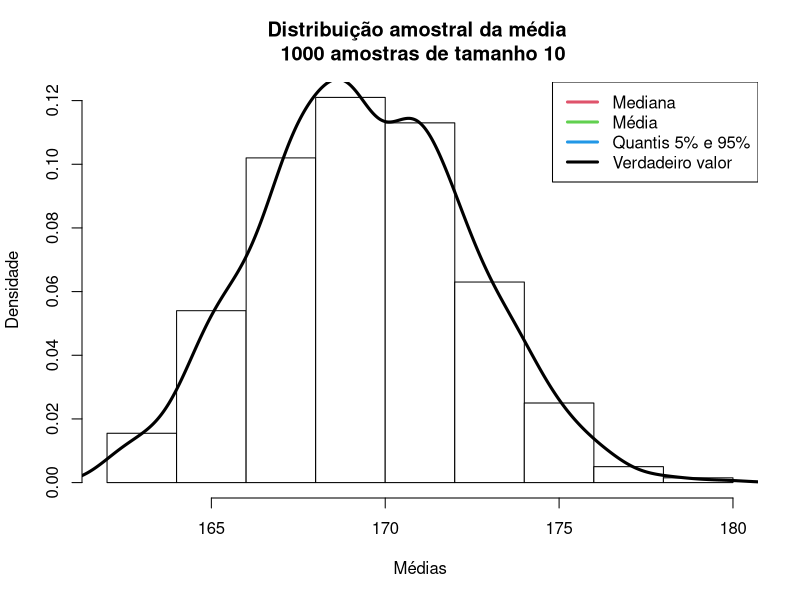
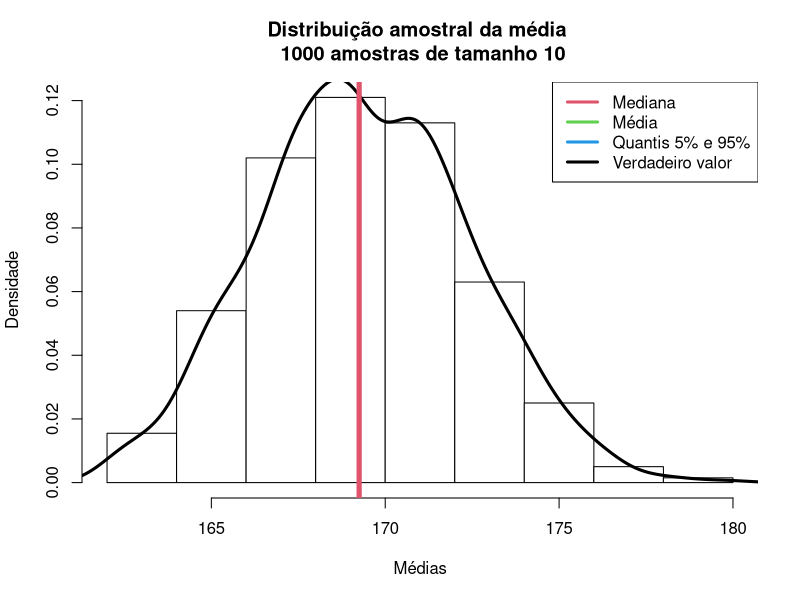
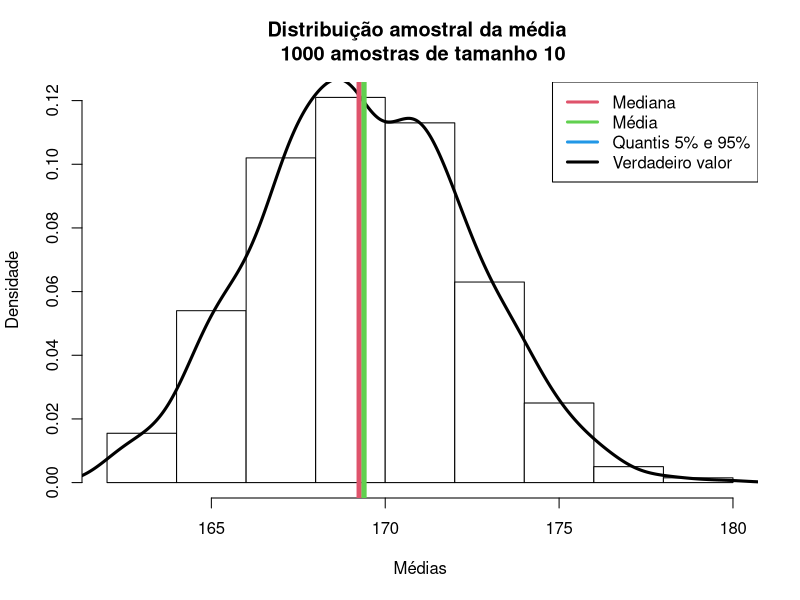
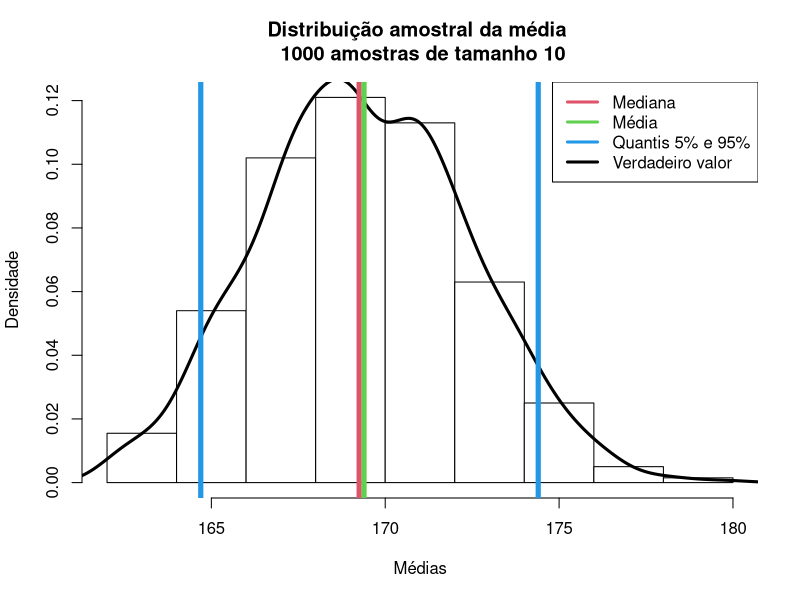
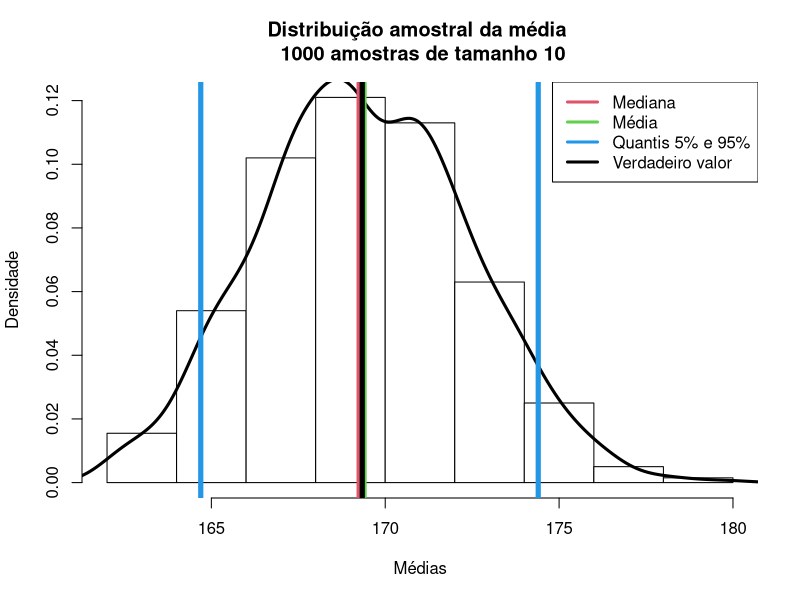
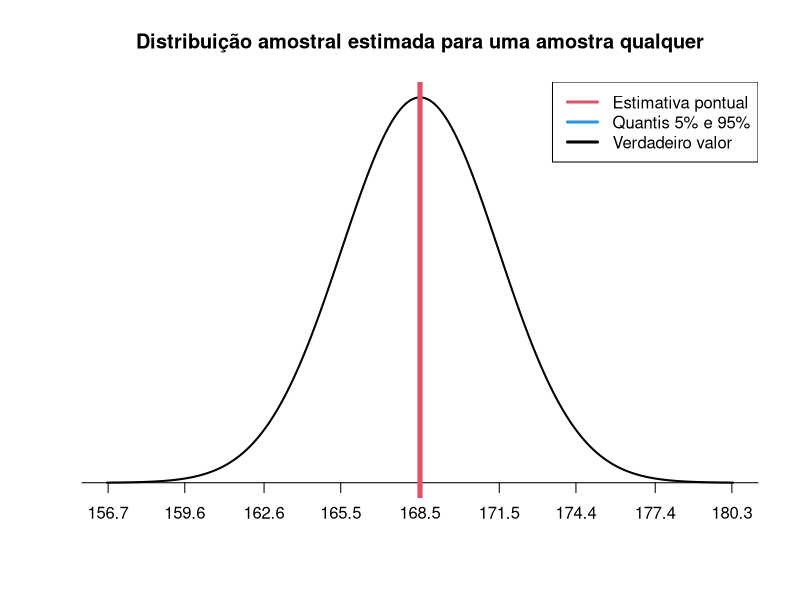
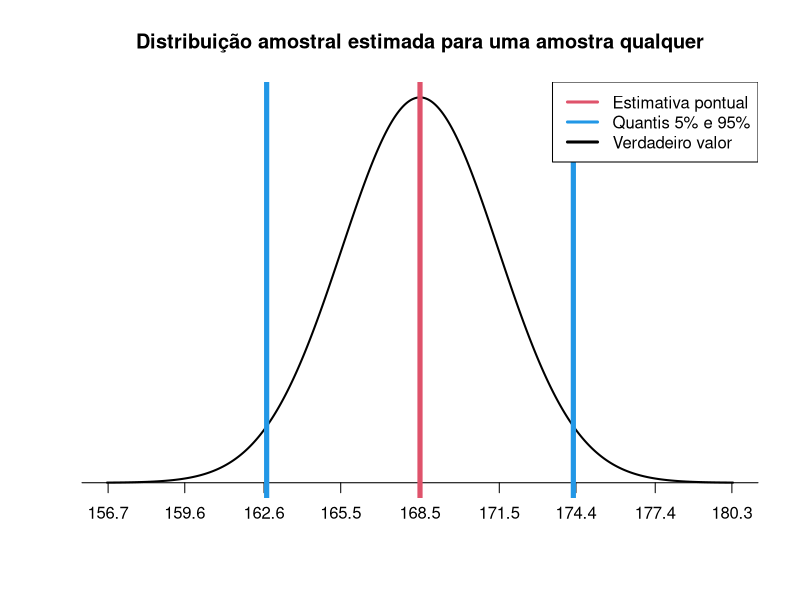
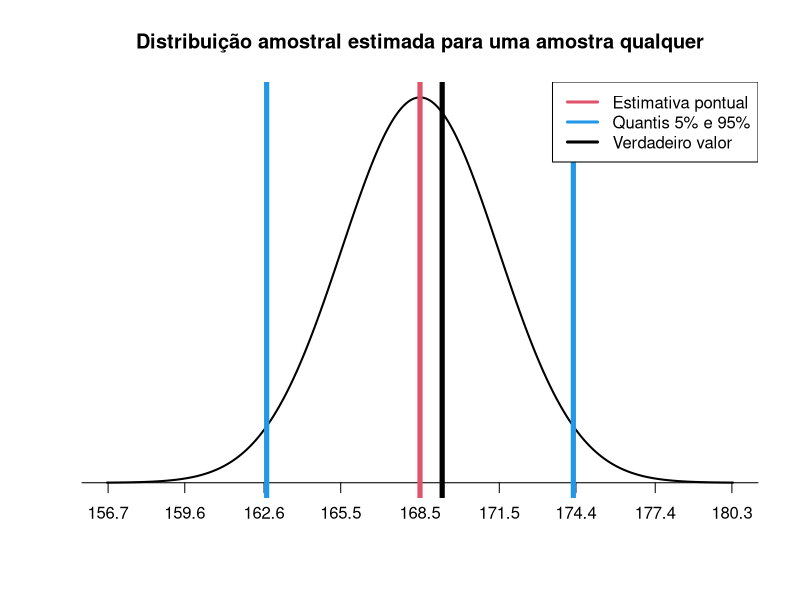

R code for these plots, in order:
## ---- chunk 1
#----------------------------------------------------------------------

## População
quest <- read.csv("respostas-2024.csv")
populacao <- quest$Qual.a.sua.altura.

#-----------------------------------------------------------------------

## Definindo algumas quantidades
tamanho_amostra <- 10
n_amostras <- 1000

#-----------------------------------------------------------------------

## Coletando diferentes amostras
amostras <- matrix(nrow = tamanho_amostra, 
                   ncol = n_amostras)

for(i in 1:n_amostras) {
  amostras[,i] <- sample(populacao, 
                         size = tamanho_amostra, 
                         replace = TRUE)  
}

amostras <- as.data.frame(amostras)
#-----------------------------------------------------------------------

## Calculando a média de cada amostra
medias <- colMeans(amostras)

#-----------------------------------------------------------------------

## Distribuição amostral empírica de forma gráfica
hist(medias,
     col = 0,
     probability = T,
     xlab = 'Médias', 
     ylab = 'Densidade',
     main = 'Distribuição amostral da média \n 1000 amostras de tamanho 10')

lines(density(medias), col = 1, lwd = 3)

legend(x = "topright", 
       lwd = c(3,3,3,3), 
       col= c(2,3,4,1), 
       legend=c("Mediana",
                "Média",
                "Quantis 5% e 95%",
                "Verdadeiro valor"))
## ---- chunk 2
## Distribuição amostral empírica de forma gráfica
hist(medias,
     col = 0,
     probability = T,
     xlab = 'Médias', 
     ylab = 'Densidade',
     main = 'Distribuição amostral da média \n 1000 amostras de tamanho 10')

lines(density(medias), col = 1, lwd = 3)

legend(x = "topright", 
       lwd = c(3,3,3,3), 
       col= c(2,3,4,1), 
       legend=c("Mediana",
                "Média",
                "Quantis 5% e 95%",
                "Verdadeiro valor"))

#-----------------------------------------------------------------------

## Adicionando quantidades no gráfico
### Mediana
abline(v = quantile(medias, 
                    probs = 0.5),
       col = 2, lwd = 5)
## ---- chunk 3
## Distribuição amostral empírica de forma gráfica
hist(medias,
     col = 0,
     probability = T,
     xlab = 'Médias', 
     ylab = 'Densidade',
     main = 'Distribuição amostral da média \n 1000 amostras de tamanho 10')

lines(density(medias), col = 1, lwd = 3)

legend(x = "topright", 
       lwd = c(3,3,3,3), 
       col= c(2,3,4,1), 
       legend=c("Mediana",
                "Média",
                "Quantis 5% e 95%",
                "Verdadeiro valor"))

#-----------------------------------------------------------------------

## Adicionando quantidades no gráfico
### Mediana
abline(v = quantile(medias, 
                    probs = 0.5),
       col = 2, lwd = 5)

### Média
abline(v = mean(medias),
       col = 3, lwd = 5)

## ---- chunk 4
## Distribuição amostral empírica de forma gráfica
hist(medias,
     col = 0,
     probability = T,
     xlab = 'Médias', 
     ylab = 'Densidade',
     main = 'Distribuição amostral da média \n 1000 amostras de tamanho 10')

lines(density(medias), col = 1, lwd = 3)

legend(x = "topright", 
       lwd = c(3,3,3,3), 
       col= c(2,3,4,1), 
       legend=c("Mediana",
                "Média",
                "Quantis 5% e 95%",
                "Verdadeiro valor"))

#-----------------------------------------------------------------------

## Adicionando quantidades no gráfico
### Mediana
abline(v = quantile(medias, 
                    probs = 0.5),
       col = 2, lwd = 5)

### Média
abline(v = mean(medias),
       col = 3, lwd = 5)

### Quantis
abline(v = quantile(medias, 
                    probs = c(0.05, 0.95)),
       col = 4, lwd = 5)


## ---- chunk 5
## Distribuição amostral empírica de forma gráfica
hist(medias,
     col = 0,
     probability = T,
     xlab = 'Médias', 
     ylab = 'Densidade',
     main = 'Distribuição amostral da média \n 1000 amostras de tamanho 10')

lines(density(medias), col = 1, lwd = 3)

legend(x = "topright", 
       lwd = c(3,3,3,3), 
       col= c(2,3,4,1), 
       legend=c("Mediana",
                "Média",
                "Quantis 5% e 95%",
                "Verdadeiro valor"))

#-----------------------------------------------------------------------

## Adicionando quantidades no gráfico
### Mediana
abline(v = quantile(medias, 
                    probs = 0.5),
       col = 2, lwd = 5)

### Média
abline(v = mean(medias),
       col = 3, lwd = 5)

### Quantis
abline(v = quantile(medias, 
                    probs = c(0.05, 0.95)),
       col = 4, lwd = 5)

### Valor real do parâmetro
abline(v = mean(populacao), col = 1, lwd = 5)

## ---- chunk 6
 ### Média e desvio padrão
  media_amostra <- mean(amostras[,1])
  dp_media_amostra <- sd(populacao)/sqrt(nrow(amostras))
  
  ### Gráfico
  inferior <- media_amostra - dp_media_amostra
  superior <- media_amostra + dp_media_amostra
  
  x <- seq(-4, 4, 
           length = 1000) * dp_media_amostra + media_amostra
  
  y <- dnorm(x, media_amostra, dp_media_amostra)
  
  plot(x,y, 
       type = "l", 
       lwd = 2, 
       axes = FALSE, 
       xlab = "", 
       ylab = "",
       main = "Distribuição amostral estimada para uma amostra qualquer")
  
  pontos_x <- 
    seq(-5 * dp_media_amostra + media_amostra,
        5 * dp_media_amostra + media_amostra,
        by = dp_media_amostra)
  
  axis(side = 1, at = round(pontos_x, 1), pos = 0)
  
  ## Adicionando quantidades no gráfico
  
  ### Mediana
  abline(v = qnorm(0.5, media_amostra, 
                   dp_media_amostra),
         col = 2, lwd = 5)
  
  ### Média amostral
  #abline(v = media_amostra,
   #      col = 3, lwd = 5)
  
  ### Quantis
  #abline(v = qnorm(c(0.025, 0.975),
#                   media_amostra, 
  #                 dp_media_amostra),
 #        col = 2, lwd = 5)
  
  ## Verdadeira média
  #abline(v = mean(populacao), col = 1, lwd = 5)
  
  legend(x = "topright", 
       lwd = c(3,3,3), 
       col= c(2,4,1), 
       legend=c("Estimativa pontual",
                "Quantis 5% e 95%",
                "Verdadeiro valor"))
  
## ---- chunk 7
 ### Média e desvio padrão
  media_amostra <- mean(amostras[,1])
  dp_media_amostra <- sd(populacao)/sqrt(nrow(amostras))
  
  ### Gráfico
  inferior <- media_amostra - dp_media_amostra
  superior <- media_amostra + dp_media_amostra
  
  x <- seq(-4, 4, 
           length = 1000) * dp_media_amostra + media_amostra
  
  y <- dnorm(x, media_amostra, dp_media_amostra)
  
  plot(x,y, 
       type = "l", 
       lwd = 2, 
       axes = FALSE, 
       xlab = "", 
       ylab = "",
       main = "Distribuição amostral estimada para uma amostra qualquer")
  
  pontos_x <- 
    seq(-5 * dp_media_amostra + media_amostra,
        5 * dp_media_amostra + media_amostra,
        by = dp_media_amostra)
  
  axis(side = 1, at = round(pontos_x, 1), pos = 0)
  
  ## Adicionando quantidades no gráfico
  
  ### Mediana
  abline(v = qnorm(0.5, media_amostra, 
                   dp_media_amostra),
         col = 2, lwd = 5)
  
  ### Média amostral
  #abline(v = media_amostra,
   #      col = 3, lwd = 5)
  
  ### Quantis
  abline(v = qnorm(c(0.025, 0.975),
                   media_amostra, 
                   dp_media_amostra),
         col = 4, lwd = 5)
  
  ## Verdadeira média
  #abline(v = mean(populacao), col = 1, lwd = 5)
  
  legend(x = "topright", 
       lwd = c(3,3,3), 
       col= c(2,4,1), 
       legend=c("Estimativa pontual",
                "Quantis 5% e 95%",
                "Verdadeiro valor"))
  
## ---- chunk 8
 ### Média e desvio padrão
  media_amostra <- mean(amostras[,1])
  dp_media_amostra <- sd(populacao)/sqrt(nrow(amostras))
  
  ### Gráfico
  inferior <- media_amostra - dp_media_amostra
  superior <- media_amostra + dp_media_amostra
  
  x <- seq(-4, 4, 
           length = 1000) * dp_media_amostra + media_amostra
  
  y <- dnorm(x, media_amostra, dp_media_amostra)
  
  plot(x,y, 
       type = "l", 
       lwd = 2, 
       axes = FALSE, 
       xlab = "", 
       ylab = "",
       main = "Distribuição amostral estimada para uma amostra qualquer")
  
  pontos_x <- 
    seq(-5 * dp_media_amostra + media_amostra,
        5 * dp_media_amostra + media_amostra,
        by = dp_media_amostra)
  
  axis(side = 1, at = round(pontos_x, 1), pos = 0)
  
  ## Adicionando quantidades no gráfico
  
  ### Mediana
  abline(v = qnorm(0.5, media_amostra, 
                   dp_media_amostra),
         col = 2, lwd = 5)
  
  ### Média amostral
  #abline(v = media_amostra,
   #      col = 3, lwd = 5)
  
  ### Quantis
  abline(v = qnorm(c(0.025, 0.975),
                   media_amostra, 
                   dp_media_amostra),
         col = 4, lwd = 5)
  
  ## Verdadeira média
  abline(v = mean(populacao), col = 1, lwd = 5)
  
  legend(x = "topright", 
       lwd = c(3,3,3), 
       col= c(2,4,1), 
       legend=c("Estimativa pontual",
                "Quantis 5% e 95%",
                "Verdadeiro valor"))
  
